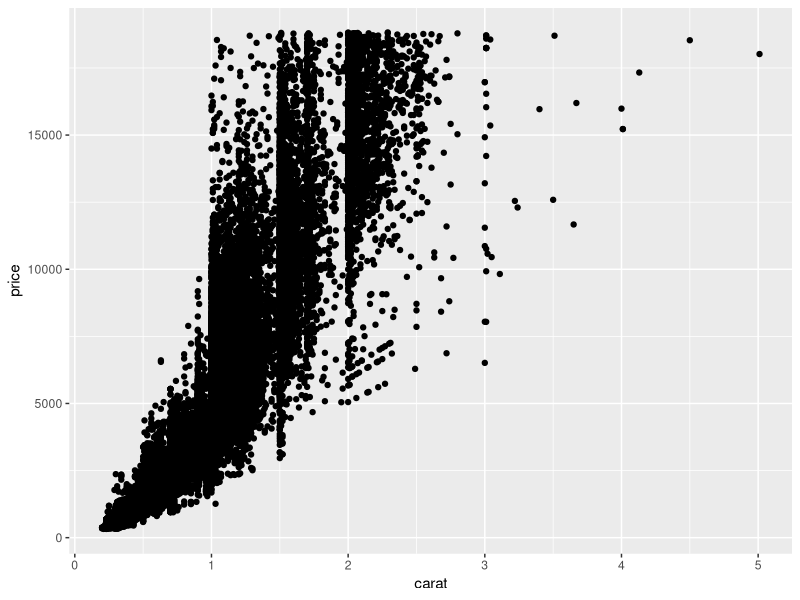
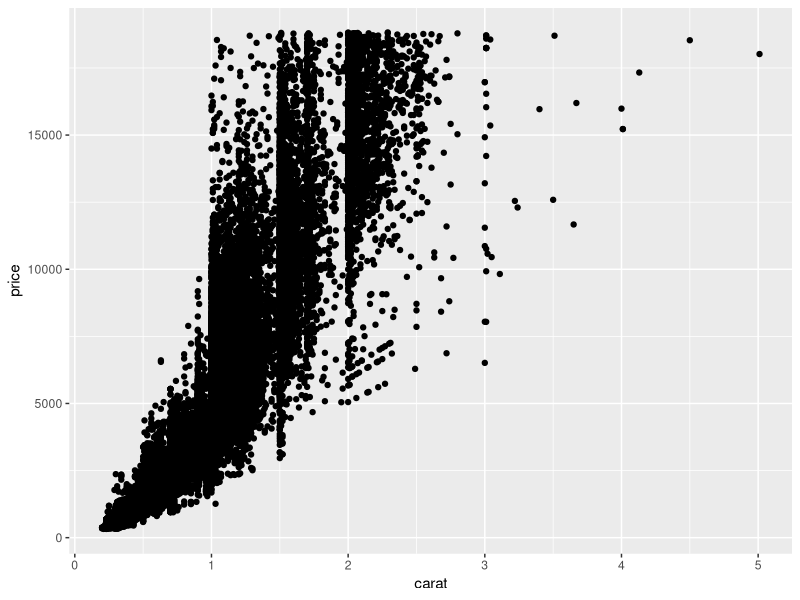
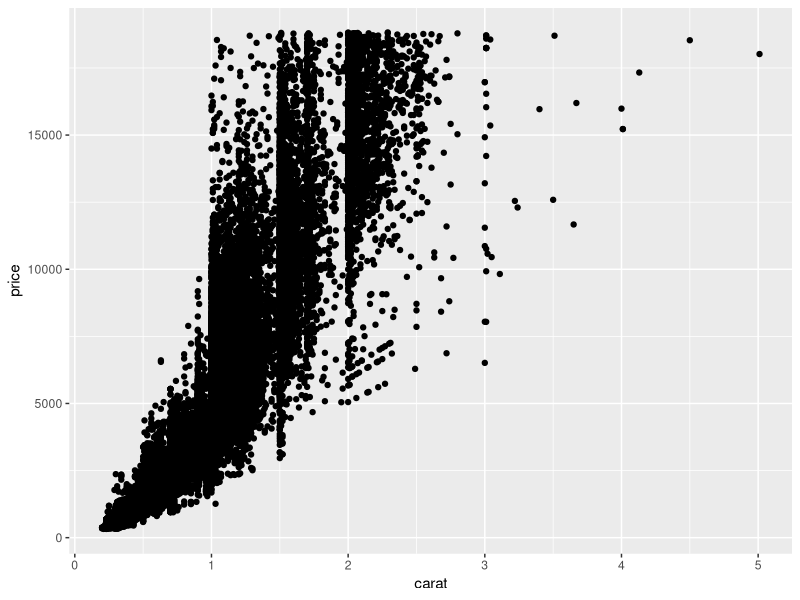
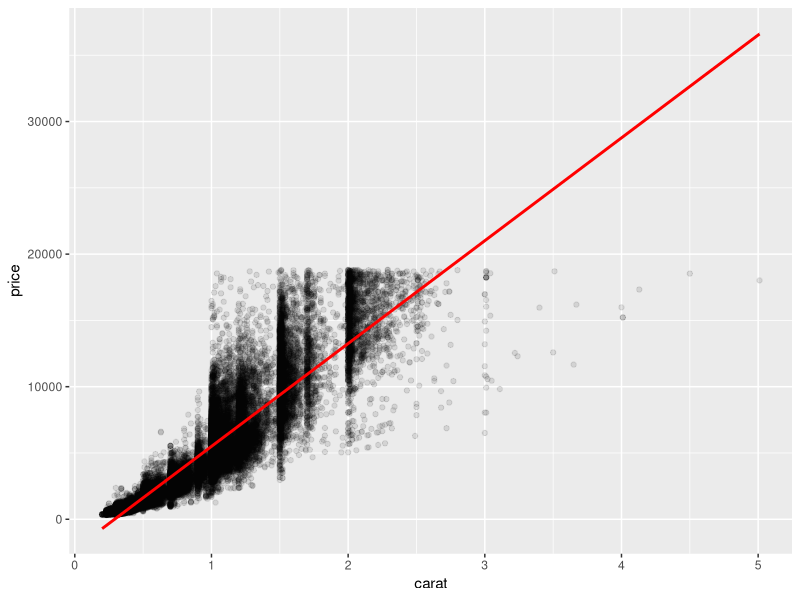

The R source for these figures, in order:
## ---- chunk 1
library (stringr)
library (tidyverse)
## ---- chunk 2
average <- function(x, remove_nas) {
    return(sum(x, na.rm = remove_nas)/length(x))
}

average2 <- function(x, remove_nas = TRUE) {
    return(sum(x, na.rm = remove_nas)/length(x))
}

average3 <- function(x, remove_nas) {
    sum(x, na.rm = remove_nas)/length(x)
}
## ---- chunk 3
#| error: true

# Does throw an error
# average(c(1, 2, 3, NA))
average(c(1, 2, 3, NA), remove_nas = TRUE) 

# Doesn't throw an error
average2(c(1, 2, 3, NA))
# average2(c(1, 2, 3, NA), remove_nas = FALSE)
## ---- chunk 4
#| error: true
#| output: asis

average_new <- function(x, remove_nas = TRUE) {
  sum(x, na.rm = remove_nas)/length(x)
  fun_new_thing_within_function <- "Fun times!"
}

average_new(1:3)
# fun_new_thing_within_function
## ---- chunk 5
#| error: true
#| output: asis

v <- c(1,2,3)

average_new2 <- function(x, remove_nas = TRUE) {
  sum(x, na.rm = remove_nas)/length(x) + v
}


average_new2(1:3)
v <- c(4,5,6)
average_new2(1:3)
## ---- chunk 6
#| error: true
#| output: asis

v <- c(1,2,3)

average_new3 <- function(x, remove_nas = TRUE) {
  v <- v + 10 # this is not changing v outside the function...
  return(sum(x, na.rm = remove_nas)/length(x))
}

average_new3(1:3)
v
## ---- chunk 7
rescale <- function (x) {
  min = min(x)
  max = max(x)
  return ((x - min)/(max-min))
}

rescale (-3:-1)
## ---- chunk 8
phone <- function(x) {
  str_c(
    "(", 
    str_sub(x, 1, 3), 
    ") ", 
    str_sub(x, 4, 6), 
    "-", 
    str_sub(x, 7, 10)
  )
}

phone (6516966000)
## ---- chunk 9
#| message: false

library(tidyverse)
## ---- chunk 10
ggplot(diamonds, aes(x = carat, y = price)) + 
    geom_point()
## ---- chunk 11
#| error: true

#ggplot(aes(x = carat, y = price), diamonds) + 
    # geom_point()
## ---- chunk 12
ggplot(mapping = aes(x = carat, y = price), data = diamonds) + 
    geom_point()
## ---- chunk 13
ggplot(mapping = aes(x = carat, y = price), diamonds) + geom_point()
## ---- chunk 14

## ---- chunk 15
convertCelsius <- function (x) {
  (x * 9/5) + 32}

convertFahrenheit <- function (y) {
  (y - 32) * 5/9}

convertCelsius(30)
convertFahrenheit(100)
## ---- chunk 16
domain <- function(string) {
  if (str_detect(string, "@gmail.com")) {
    print(str_remove(string, "@gmail.com"))
  }
}

domain("matin@gmail.com")
## ---- chunk 17
group_means <- function(df, group_var, mean_var) {
    df |>
        group_by(group_var) |>
        summarize(mean = mean(mean_var))
}
## ---- chunk 18
#| error: true

# group_means(diamonds, group_var = cut, mean_var = carat)
## ---- chunk 19
#| error: true

# group_means(diamonds, group_var = "cut", mean_var = "carat")
## ---- chunk 20
# group_means <- function(df, group_var, mean_var) {
   # df |>
    # group_by({{ group_var }}) |>
    # summarize(mean = mean({{ mean_var }}))
## ---- chunk 21
# group_means(diamonds, group_var = cut, mean_var = carat)
## ---- chunk 22
#| error: true

# group_means(diamonds, group_var = c(cut, color), mean_var = carat)
## ---- chunk 23
# group_means <- function(df, group_var, mean_var) {
    # df |>
    # group_by(pick({{ group_var }})) |>
    # summarize(mean = mean({{ mean_var }}))
## ---- chunk 24
# ✏️ Count with Proportions
count_prop <- function(df, group_vars) {
    df |>
        count(pick({{ group_vars }})) |>
        mutate(prop = n / sum(n))
}

# Test 1: Single variable[cite: 2]
count_prop(diamonds, cut)

# Test 2: Multiple variables[cite: 2]
count_prop(diamonds, c(cut, color))
## ---- chunk 25
# ✏️ Plot with Smoothers
plot_smoothers <- function(df, x_var, y_var) {
    ggplot(df, aes(x = {{ x_var }}, y = {{ y_var }})) +
        geom_point(alpha = 0.1) +
        geom_smooth(method = "loess", color = "blue") +
        geom_smooth(method = "lm", color = "red")
}

# Test the function[cite: 2]
plot_smoothers(diamonds, carat, price)
